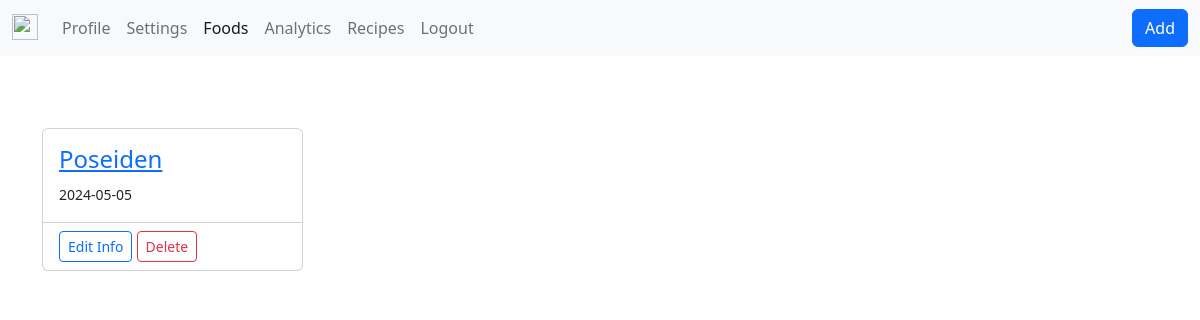
The app's page /foods (signed in), older data.
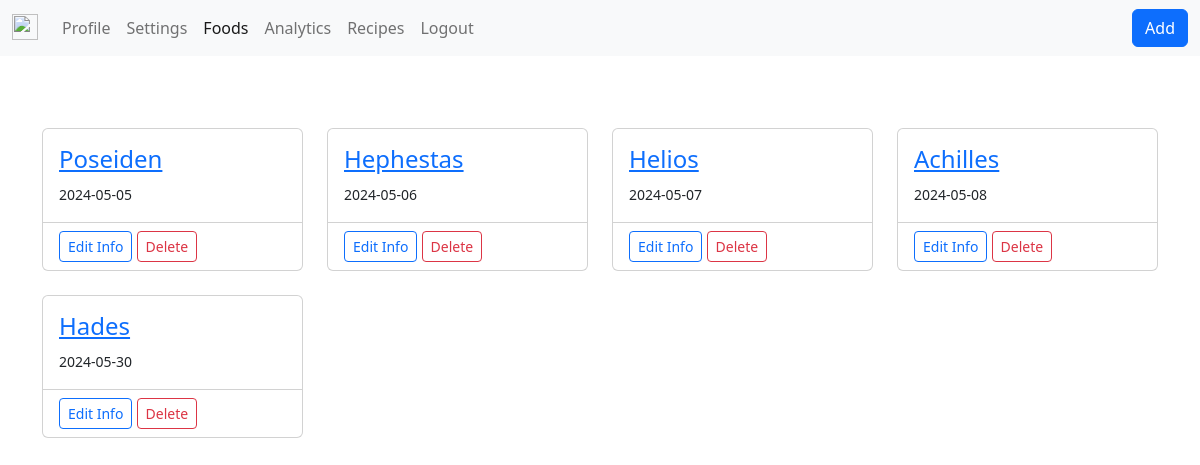
The same page, newer data.
### app/models.py (models this page shows)
class Foods(db.Model):
    id = db.Column(db.Integer, primary_key=True)
    name = db.Column(db.String(100), nullable=False)
    expiry_date = db.Column(db.DateTime, nullable=False)
    date_added = db.Column(db.DateTime, default=datetime.utcnow)
    user_id = db.Column(db.Integer, db.ForeignKey('users.id'))

### app/views.py (the view)
@views.route('/foods')
@login_required
def foods():
    foods = Foods.query.order_by(Foods.expiry_date)
    createdfoods = []
    for food in foods:
        if current_user.id == food.user.id:
            createdfoods.append(food)
    return render_template('foods.html', foods=createdfoods)

### app/__init__.py (called while the page is built)
@login_manager.user_loader
def load_user(user_id):
    return Users.query.get(int(user_id))

### app/templates/foods.html (shortened to what this page needs)
<!DOCTYPE html>
<html lang="en" dir="ltr">
  <head>
  </head>
  <body>
    {% extends 'base.html' %}
    {% set active = 'foods' %}
    {% block content %}
      <br>
      {% if foods %}
        <div class="row row-cols-1 row-cols-md-4 g-4">
          {% for food in foods %}
            <div class="col">
              <div class="card h-100">
                <div class="card-body">
                  <h4><a href="{{ url_for('views.food', id=food.id) }}">{{ food.name }}</a></h4>
                  <small>{{ food.expiry_date.date() }}</small>
                  <br>
                </div>
                <div class="card-footer bg-transparent">
                  <a href="{{ url_for('views.food_settings', id=food.id) }}" class="btn btn-outline-primary btn-sm">Edit Info</a>
                  <a href="{{ url_for('views.delete_food', id=food.id) }}" class="btn btn-outline-danger btn-sm">Delete</a>
                </div>
              </div>
            </div>
          {% endfor %}
        </div>
      {% else %}
        <h2>You have no foods added. Press the button in the top right corner to create one.</h2>
      {% endif %}
    {% endblock %}

### app/templates/base.html (shortened to what this page needs)
<!DOCTYPE html>
<html lang="en">
<head>
</head>
</head>
<body>
    {% include 'navbar.html' %}
    <br>
    <br>
    <div class="container">
        {% block content %}
        {% endblock %}
    </div>
</body>
</html>

### app/templates/navbar.html (shortened to what this page needs)
<!DOCTYPE html>
<html lang="en">
<head>
  <link href="https://cdn.jsdelivr.net/npm/bootstrap@5.2.0/dist/css/bootstrap.min.css" rel="stylesheet"
>
</head>
<body>
  {% set logged_in_items = [
    ('views.profile', 'profile', 'Profile'),
    ('views.settings', 'settings', 'Settings'),
    ('views.foods', 'foods', 'Foods'),
    ('views.analytics', 'analytics', 'Analytics'),
    ('views.recipes', 'recipes', 'Recipes')
  ] %}
  {% set active = active|default('views.index') %}
  <nav class="navbar navbar-expand-lg navbar-light bg-light">
    <div class="container-fluid">
      <a class="navbar-brand" href="{{ url_for('views.index') }}">
        <img src="/static/logo.png" alt="" width="26" height="26" class="d-inline-block align-text-top">
      </a>
      <div class="collapse navbar-collapse" id="navbarSupportedContent">
        <ul class="navbar-nav me-auto mb-2 mb-lg-0">
          {% if current_user.is_authenticated %}
          {% for href, page, title in logged_in_items %}
          <li class="nav-item">
            <a {% if page==active %} class="nav-link active" aria-current="page" {% else %} class="nav-link" {% endif %}
              href="{{ url_for(href) }}">{{ title }}</a>
          </li>
          {% endfor %}
          <li class="nav-item">
            <a class="nav-link" href="{{ url_for('views.logout') }}">Logout</a>
          </li>
          {% endif %}
        </ul>
        {% if 'foods' == active %}
        <a class="btn btn-primary" href="{{ url_for('views.add_food') }}">Add</a>
        {% endif %}
      </div>
    </div>
  </nav>
</body>
</html>

Row changes from the older to the newer data that the page shows:
added Foods: name "Hephestas", expiry_date "2024-05-06"
added Foods: name "Helios", expiry_date "2024-05-07"
added Foods: name "Achilles", expiry_date "2024-05-08"
added Foods: name "Hades", expiry_date "2024-05-30"
